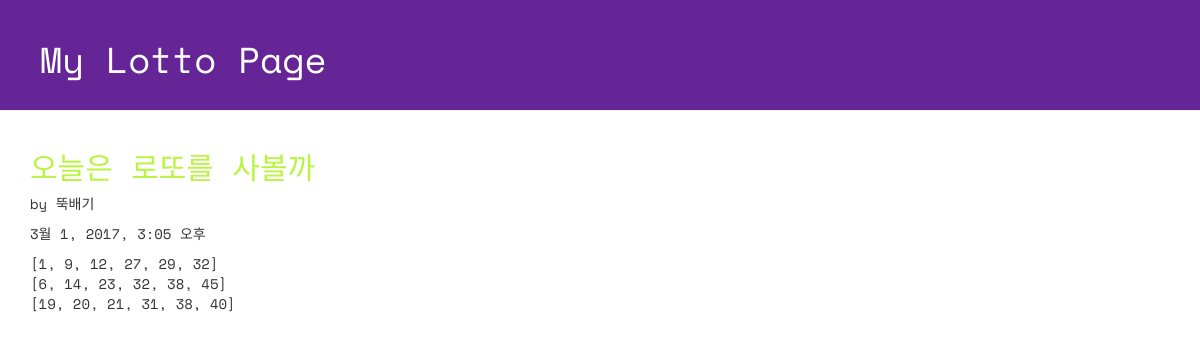
/lotto/13/detail/, run on the app's committed database.
### mylotto/models.py (models this page shows, shortened)
class GuessNumbers(models.Model): #슈퍼클래스 models의 하위클래스 Model을 상속받는다.
    name = models.CharField(max_length = 24)
    lottos = models.CharField(max_length = 255, default = '[1, 2, 3, 4, 5, 6]')
    text = models.CharField(max_length = 255)
    num_lotto = models.IntegerField(default = 5)
    update_date = models.DateTimeField()

### mylotto/views.py (the view)
# urls.py: url(r'^lotto/(?P<lottokey>[0-9]+)/detail/$', views.detail, name = 'detail'),
def detail(request, lottokey): # perameter 'lottokey'를 함께 전달
    lotto = GuessNumbers.objects.get(pk = lottokey) #primary key가 lottokey 파라미터와 일치하는 오브젝트를 가져온다.
    return render(request, 'lotto/detail.html', {'lotto' : lotto})

### mylotto/templates/lotto/detail.html (shortened to what this page needs)
<!DOCTYPE html>
{% load staticfiles %}
<html lang="ko">
<head>
  <link rel="stylesheet" href="//maxcdn.bootstrapcdn.com/bootstrap/3.2.0/css/bootstrap.min.css">
  <link rel="stylesheet" href="//maxcdn.bootstrapcdn.com/bootstrap/3.2.0/css/bootstrap-theme.min.css">
  <link rel="stylesheet" href="{% static 'css/lotto.css'%}">
</head>
<body>
  <div class="page-header">
  <h1>My Lotto Page</h1>
  </div>
  <div class="container lotto">
    <h2>{{lotto.text}}</h2>
    <p> by {{lotto.name}}</p>
    <p> {{lotto.update_date}}</p>
    <p> {{lotto.lottos|linebreaksbr}}</p>
  </div>
</body>
</html>

### mylotto/static/css/lotto.css (style rules this page uses)
.page-header { background-color: #652596; margin-top: 0; padding: 20px 20px 20px 40px; font-family: 'Space Mono', monospace; }
.page-header h1 { color: #FFFFFF; }
.container { font-family: 'Space Mono', monospace; }
.container h2 { color: #b9f442; }

### data on the page
GuessNumbers: text "오늘은 로또를 사볼까", name "뚝배기", update_date "3월 1, 2017, 3:05 오후", lottos "[1, 9, 12, 27, 29, 32] [6, 14, 23, 32, 38, 45] [19, 20, 21, 31, 38, 40]"
